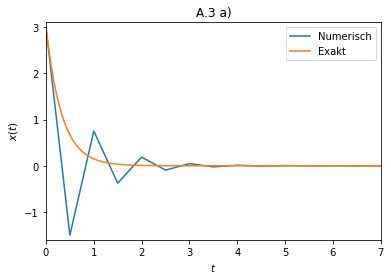

The Python source for this figure:
import numpy as np 
import matplotlib.pyplot as plt

h=0.5
alpha=3
x0=3
y=int(7/h)

def f(x):
    return -alpha*x

x=np.zeros(y+1)
t=np.linspace(0, 7, y+1)

x[0]=x0


for i in range(y):
    x[i+1]=x[i]+h*f(x[i])
    
   
   
a = np.linspace(0, 7, 256) 
b=np.exp(-alpha*a)*x0
    
plt.plot(t, x, label='Numerisch') 
plt.plot(a, b, label='Exakt')
plt.legend(loc='upper right')
plt.axis([0, 7, -1.6, 3.1])
plt.xlabel('$t$')
plt.ylabel('$x(t)$')
plt.title('A.3 a)')
plt.show()
